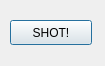
<?xml version="1.0" encoding="UTF-8"?>
<ui version="4.0">
 <class>screenShot</class>
 <widget class="QDialog" name="screenShot">
  <property name="geometry">
   <rect>
    <x>0</x>
    <y>0</y>
    <width>105</width>
    <height>66</height>
   </rect>
  </property>
  <property name="windowTitle">
   <string>Dialog</string>
  </property>
  <widget class="QPushButton" name="pushButton">
   <property name="geometry">
    <rect>
     <x>10</x>
     <y>20</y>
     <width>82</width>
     <height>25</height>
    </rect>
   </property>
   <property name="text">
    <string>SHOT!</string>
   </property>
  </widget>
 </widget>
 <resources/>
 <connections/>
</ui>
